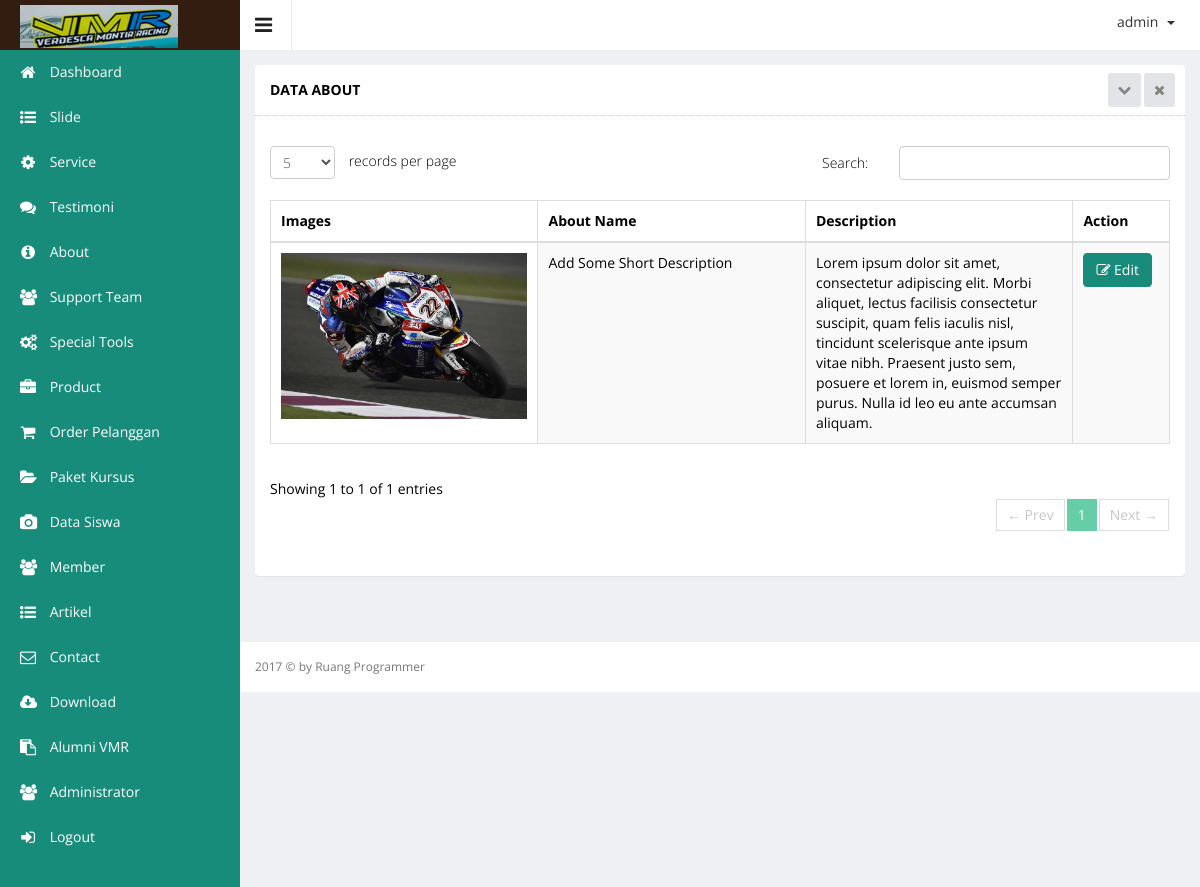
The page /admin/index.php?hal=master/about/list (signed in) on the database its author committed.
### tables this page shows
CREATE TABLE `about` (
  `about_id` int(11) NOT NULL,
  `about_name` varchar(100) DEFAULT NULL,
  `about_images` varchar(100) DEFAULT NULL,
  `about_desc` text
);

### admin/master/about/list.php (the view, shortened to what this page needs)
<div class="wrapper">
    <div class="row">
        <div class="col-sm-12">
            <section class="panel">
                <header class="panel-heading">
                    Data about
                    <span class="tools pull-right">
                        <a href="javascript:;" class="fa fa-chevron-down"></a>
                        <a href="javascript:;" class="fa fa-times"></a>
                     </span>
                </header>
                <div class="panel-body">
                    <div class="adv-table editable-table ">
                        <div class="clearfix">
                          <!--   <div class="btn-group">
                                <a href="?hal=master/about/add">
                                    <button data-toggle="modal" class="btn btn-primary">
                                        Add New <i class="fa fa-plus"></i>
                                    </button>
                                </a>
                            </div>
 -->
                        </div>
                        <table class="table table-striped table-hover table-bordered" id="editable-sample">
                            <thead>
                            <tr>
                                <th width="30%">Images</th>
                                <th width="30%">About Name</th>
                                <th>Description</th>
                                <th width="10%">Action</th>
                            </tr>
                            </thead>
                            <tbody>
                            <?php
                            $queryPortofolio = mysql_query("SELECT * FROM about ORDER BY about_id DESC");
                            while ($rowabout = mysql_fetch_array($queryPortofolio)) {
                                ?>
                                <tr class="">
                                    <td><img src="../images/about/<?php echo $rowabout['about_images']; ?>"
                                             width="100%"></td>
                                    <td><?php echo $rowabout['about_name'] ?></td>
                                    <td><?php echo $rowabout['about_desc']; ?></td>
                                    <td>
                                        <a href="?hal=master/about/edit&id=<?php echo $rowabout['about_id']; ?>">
                                            <button class="btn btn-primary" type="submit"><i class="fa fa-edit"
                                                                                             aria-hidden="true"></i>
                                                Edit
                                            </button>
                                        </a>
                                    </td>
                                </tr>
                            <?php } ?>
                            </tbody>
                        </table>
                    </div>
                </div>
            </section>
        </div>
    </div>
</div>

### rows shown on the page
about: about_images (picture), about_name "Add Some Short Description", about_desc "Lorem ipsum dolor sit amet, consectetur adipiscing elit. Morbi aliquet, lectus facilisis consectetur suscipit, quam felis iaculis nisl, tincidunt scelerisque ante ipsum vitae nibh. Praesent justo sem, posuere et lorem in, euismod semper purus. Nulla id leo eu ante accumsan aliquam."

### other values the page prints
$_SESSION['username'] "admin"
